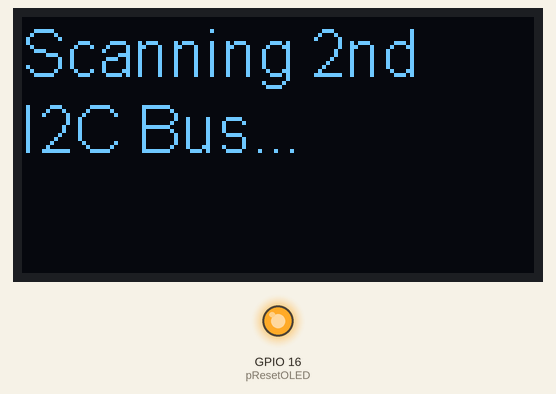
Simulated run of this sketch. Board: ESP32. On the bench: 128×64 one-colour display, output pins drawn as LEDs (lit = HIGH). What the sketch prints to the serial monitor is not drawn.

Above: at 1.1 s.

The sketch:

Heltec_LoRa32_I2C_Scan.ino
```cpp
/*
  Heltec_LoRa32_I2C_Scan
  (c) Claus Kuehnel 2018-09-24 info@ckuehnel.ch

  The Heltec WiFi LoRa 32 uses the 1st I2C Bus to control the OLED.
  To connect further I2C devices you can use the 2nd I2C bus.
  This program scans the 2nd I2C bus for connected I2C devices
*/

// OLED Library https://github.com/ThingPulse/esp8266-oled-ssd1306
#include <SSD1306.h>

//OLED pins to ESP32 GPIOs on Heltec LoRa32:
//OLED_SDA -- GPIO4
//OLED_SCL -- GPIO15
//OLED_RST -- GPIO16

SSD1306  display(0x3c, 4, 15);

const int pLED = 25;
const int pResetOLED = 16;

/* I2C */
#include <Wire.h>
//SDA -- GPIO21
//SCL -- GPIO22

// Use second I2C bus for sensors
TwoWire SensorWire = TwoWire(1);

void setup()
{
  // Bringup sensor I2C bus BEFORE OLED.
  SensorWire.begin(21, 22);

  initOLED();

  Serial.begin(115200);
  delay(1000); // give me time to bring up serial monitor
  Serial.println(F("\nScanning 2nd I2C Bus...\n"));
  display.drawStringMaxWidth(0, 0, 128, "Scanning 2nd I2C Bus..." );
  display.display();
  delay(1000);
}

void loop()
{
  byte error, address;
  int nDevices;

  Serial.println("Scanning...");

  nDevices = 0;
  for(address = 1; address < 127; address++ )
  {
    // The i2c_scanner uses the return value of
    // the Write.endTransmisstion to see if
    // a device did acknowledge to the address.
    SensorWire.beginTransmission(address);
    error = SensorWire.endTransmission();

    if (error == 0)
    {
      Serial.print("I2C device found at address 0x");
      if (address<16)
        Serial.print("0");
      Serial.print(address,HEX);
      Serial.println("  !");

      nDevices++;
    }
    else if (error==4)
    {
      Serial.print("Unknown error at address 0x");
      if (address<16)
        Serial.print("0");
      Serial.println(address,HEX);
    }
  }
  if (nDevices == 0)
    Serial.println("No I2C devices found\n");
  else
    Serial.println("done\n");

  delay(5000);           // wait 5 seconds for next scan

}

// Initialize OLED
void initOLED()
{
  pinMode(pResetOLED, OUTPUT);
  digitalWrite(pResetOLED, LOW);         // set GPIO16 low to reset OLED
  delay(50);
  digitalWrite(pResetOLED, HIGH);        // while OLED is running, must set GPIO16 in high

  display.init(); // Initialising the UI will init the display too.
  display.flipScreenVertically();
  display.setFont(ArialMT_Plain_16);
  display.setTextAlignment(TEXT_ALIGN_LEFT);
}
```
